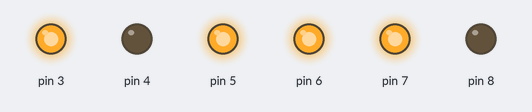
Simulated run of this sketch. Board: Arduino Uno, built with avr-gcc and run on an emulated ATmega328P. Shown: output pins drawn as LEDs (lit = HIGH).

Above: at 5.0 s.
At 15.0 s:
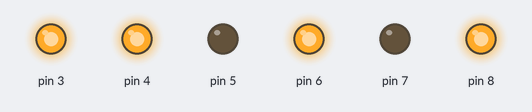
Timing chart, 0 to 23.0 s (numbered marks = the images above):
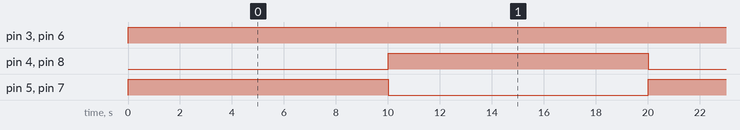

Measured:
- by itself, pin 3, pin 6: LOW → HIGH at 0.00 s
- by itself, pin 4, pin 5, pin 7, pin 8: alternates HIGH for 10.0 s and LOW for 10.0 s

The sketch:

P5_E1.ino
```cpp
void setup() {
  pinMode(5,OUTPUT); //
  pinMode(4,OUTPUT); //
  pinMode(3,OUTPUT);  //
  pinMode(6,OUTPUT); //11 A 6
  pinMode(7,OUTPUT);
  pinMode(8,OUTPUT); //
}

void loop() {
  digitalWrite(6,HIGH); // HABILITA MOTOR 1
  digitalWrite(7,HIGH);
  digitalWrite(8,LOW);  //DA EL SENTIDO

  digitalWrite(3,HIGH); //HABILITA MOTOR 2
  digitalWrite(4,LOW);  //
  digitalWrite(5,HIGH); //

  delay(10000);

  digitalWrite(6,HIGH); // HABILITA MOTOR 1
  digitalWrite(7,LOW);
  digitalWrite(8,HIGH);  //DA EL SENTIDO

  digitalWrite(3,HIGH); //HABILITA MOTOR 2
  digitalWrite(4,HIGH);  //
  digitalWrite(5,LOW); //

  delay(10000);
}
```
